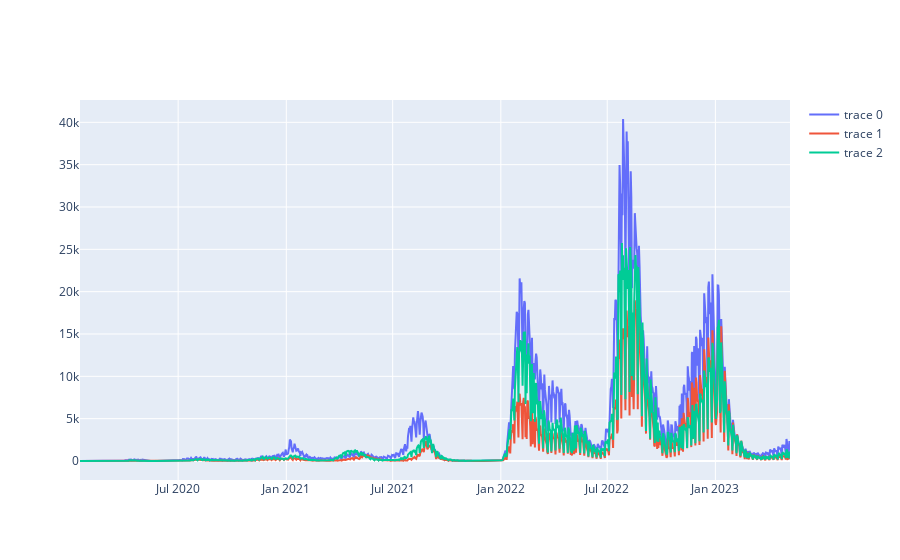

Notebook code for this chart:
### Markdown cell above
## Plotly

Plotly は javascript によるグラフ描画ライブラリ  
インタラクティブに操作できるグラフを描画できる  
Python 以外に R/Matlab/Julia で利用することができる。

R では ggplot 風のインターフェースを備えた[ggplotly](https://plotly.com/ggplot2/)というのもある

### 公式サイト

* https://plotly.com/graphing-libraries/
* https://plotly.com/python/

### Code cell
#minimal
import plotly.graph_objects as go
 
fig = go.Figure()

trace0 = go.Scatter(x = data_yoko2["Date"], y = data_yoko2["Tokyo"], mode = 'lines')
trace1 = go.Scatter(x = data_yoko2["Date"], y = data_yoko2["Aichi"], mode = 'lines')
trace2 = go.Scatter(x = data_yoko2["Date"], y = data_yoko2["Osaka"], mode = 'lines')
fig.add_trace(trace0)
fig.add_trace(trace1)
fig.add_trace(trace2)

fig.show()

### Figure 1 — Plotly figure (JSON) as saved in the notebook; plotly's stock layout.template omitted (floating-point values rounded to 4 significant figures; data arrays with more than 128 entries replaced by an {"elided": "..."} marker saying what was removed)
{"data": [{"mode": "lines", "type": "scatter", "x": {"elided": "1209 str values"}, "y": {"elided": "1209 int values"}}, {"mode": "lines", "type": "scatter", "x": {"elided": "1209 str values"}, "y": {"elided": "1209 int values"}}, {"mode": "lines", "type": "scatter", "x": {"elided": "1209 str values"}, "y": {"elided": "1209 int values"}}], "layout": {}}
